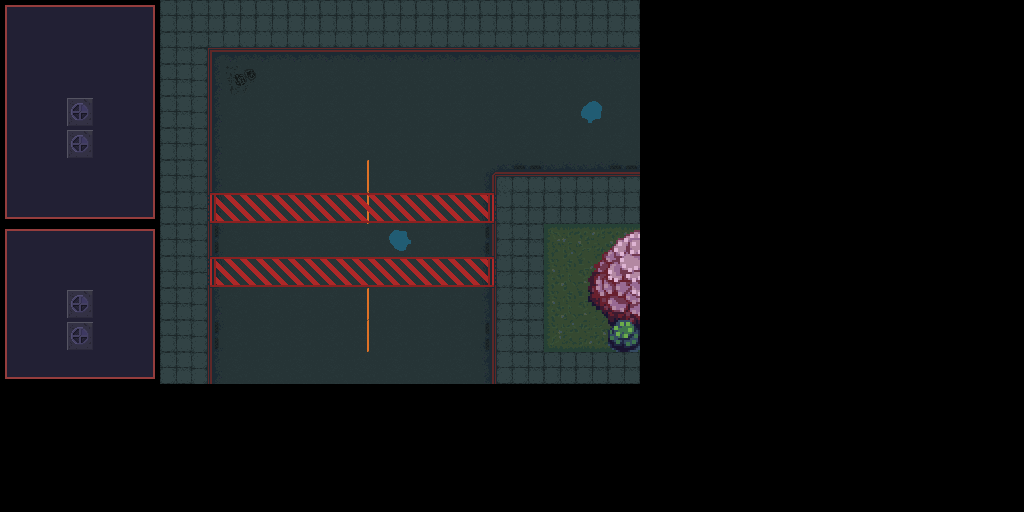

The image is a tile-based game level rendered from a .tmx file. Its description and source (layers, tilesets, objects; grid data summarised) follow:
An orthogonal 32x16 tile map with 32x32 px tiles, 4 tile layers (Main, Decals, Overlays, Overlay2), 2 tilesets and 18 objects (6x col, 2x target, player, cam, wait, ...).

<map version="1.2" tiledversion="1.2.3" orientation="orthogonal" renderorder="right-down" width="32" height="16" tilewidth="32" tileheight="32" infinite="0" nextlayerid="12" nextobjectid="50">
 <properties>
  <property name="dawnDuration" type="int" value="6" />
  <property name="dayDuration" type="int" value="8" />
  <property name="nightDuration" type="int" value="4" />
  <property name="riseDuration" type="int" value="6" />
  <property name="skyColor" type="color" value="" />
  <property name="skyDawnColor" type="color" value="#ffffc0a0" />
  <property name="skyDayColor" type="color" value="#ffe5fffa" />
  <property name="skyNightColor" type="color" value="#ff58589f" />
  <property name="skyRiseColor" type="color" value="#fffff999" />
 </properties>
 <tileset firstgid="1" source="../../tilesets/Street.tsx" />
 <tileset firstgid="65" source="../../tilesets/Forest.tsx" />
 <layer id="8" name="Main" width="32" height="16">
  <data>[512 cells, 240 non-empty, 18 distinct tile ids]</data>
 </layer>
 <layer id="9" name="Decals" width="32" height="16">
  <data>[512 cells, 1 non-empty, 1 distinct tile ids]</data>
 </layer>
 <layer id="10" name="Overlays" width="32" height="16">
  <properties>
   <property name="isOverlay" value="1" />
  </properties>
  <data>[512 cells, 8 non-empty, 8 distinct tile ids]</data>
 </layer>
 <layer id="11" name="Overlay2" width="32" height="16">
  <properties>
   <property name="isOverlay" value="1" />
  </properties>
  <data>[512 cells, 1 non-empty, 1 distinct tile ids]</data>
 </layer>
 <objectgroup color="#ffffff" id="2" name="Main Objects">
  <object id="2" name="buildings" type="col" x="0" y="-32" width="160" height="416">
   <properties>
    <property name="colType" value="solid" />
   </properties>
  </object>
  <object id="3" name="player" type="player" x="288" y="192" />
  <object id="4" name="border_top" type="col" x="160" y="-32" width="512" height="32" />
  <object id="5" name="border_right" type="col" x="640" y="0" width="32" height="416" />
  <object id="6" name="border_bottom" type="col" x="0" y="384" width="640" height="32" />
  <object id="7" name="main_camera" type="cam" x="480" y="128">
   <properties>
    <property name="depends" value="player" />
    <property name="end" value="camera_end" />
    <property name="follow" value="player" />
    <property name="mode" value="follow" />
    <property name="speed" type="float" value="0.23" />
    <property name="start" value="camera_start" />
    <property name="target" value="wait_2sec" />
   </properties>
  </object>
  <object id="8" name="camera_start" type="target" x="288" y="96">
   <point />
  </object>
  <object id="9" name="camera_end" type="target" x="544" y="256">
   <properties>
    <property name="event" value="onIntroCutsceneEnds" />
   </properties>
   <point />
  </object>
  <object id="10" name="wait_2sec" type="wait" x="729" y="338">
   <properties>
    <property name="duration" type="int" value="2000" />
    <property name="event" value="onFollowPlayer" />
   </properties>
   <point />
  </object>
  <object id="20" name="bouncing_ball" type="anim" x="447" y="192">
   <properties>
    <property name="autostart" value="1" />
    <property name="colType" value="none" />
    <property name="file" value="ball" />
    <property name="tag" value="Base" />
   </properties>
   <point />
  </object>
  <object id="23" name="bouncing_ball_talk" type="area" x="480" y="192">
   <properties>
    <property name="canRepeat" value="1" />
    <property name="event" value="onBouncingBallTrigger" />
    <property name="proxy" value="bouncing_ball" />
    <property name="radius" value="15" />
   </properties>
   <point />
  </object>
  <object id="34" name="demo_custom_class" type="demo_testclass" x="224" y="256">
   <point />
  </object>
  <object id="41" gid="7" x="576" y="288" width="32" height="32" />
  <object id="42" gid="7" x="544" y="320" width="32" height="32" />
  <object id="44" gid="7" x="608" y="256" width="32" height="32" />
  <object id="45" type="col" x="608" y="256" width="32" height="96" />
  <object id="46" type="col" x="384" y="220" width="32.5" height="36.5" />
  <object id="49" name="map_kernel" type="script" x="-132" y="208">
   <properties>
    <property name="autostart" value="1" />
    <property name="depends" value="player" />
    <property name="file" value="demoManager.js" />
   </properties>
   <point />
  </object>
 </objectgroup>
</map>
